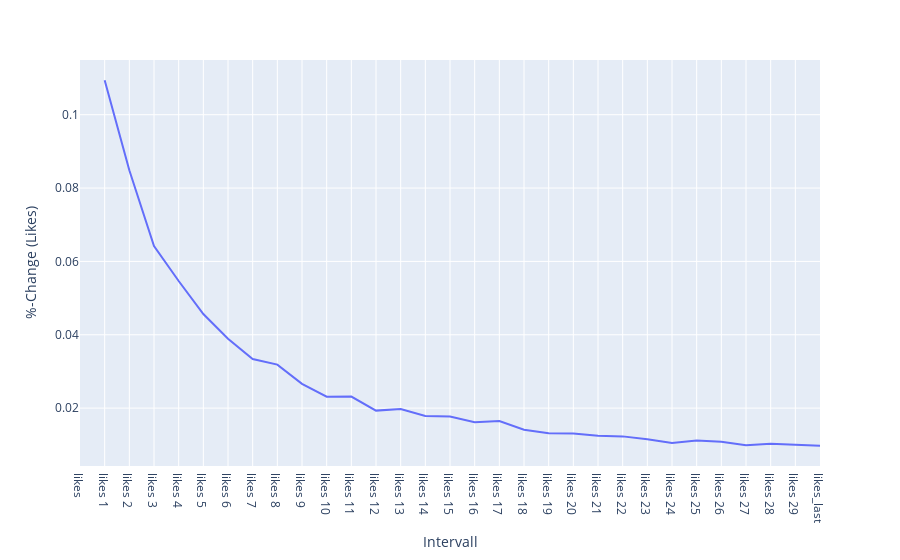

The cell this chart's notebook holds for it:
### Markdown cell above
__Prozentuale Veränderung der Zuwachsrate bei Likes__

### Code cell
t = df.tail(12000).mean().pct_change()
fig = px.line(y=t, x = t.index, labels={'x':'Intervall', 'y':'%-Change (Likes)'})
fig.show()

### Figure 1 — Plotly figure (JSON) as saved in the notebook; plotly's stock layout.template omitted (floating-point values rounded to 4 significant figures)
{"data": [{"hoverlabel": {"namelength": 0}, "hovertemplate": "Intervall=%{x}<br>%-Change (Likes)=%{y}", "legendgroup": "", "line": {"color": "#636efa", "dash": "solid"}, "mode": "lines", "name": "", "showlegend": false, "type": "scatter", "x": ["likes", "likes 1", "likes 2", "likes 3", "likes 4", "likes 5", "likes 6", "likes 7", "likes 8", "likes 9", "likes 10", "likes 11", "likes 12", "likes 13", "likes 14", "likes 15", "likes 16", "likes 17", "likes 18", "likes 19", "likes 20", "likes 21", "likes 22", "likes 23", "likes 24", "likes 25", "likes 26", "likes 27", "likes 28", "likes 29", "likes_last"], "xaxis": "x", "y": [null, 0.1094, 0.08484, 0.0642, 0.05466, 0.04566, 0.0389, 0.03338, 0.03185, 0.02662, 0.02311, 0.02315, 0.01932, 0.01975, 0.01783, 0.0177, 0.01613, 0.01646, 0.01409, 0.01318, 0.01307, 0.01249, 0.0123, 0.0115, 0.01048, 0.01116, 0.01086, 0.009877, 0.01031, 0.009982, 0.009753], "yaxis": "y"}], "layout": {"legend": {"tracegroupgap": 0}, "margin": {"t": 60}, "xaxis": {"anchor": "y", "domain": [0, 1], "title": {"text": "Intervall"}}, "yaxis": {"anchor": "x", "domain": [0, 1], "title": {"text": "%-Change (Likes)"}}}}
